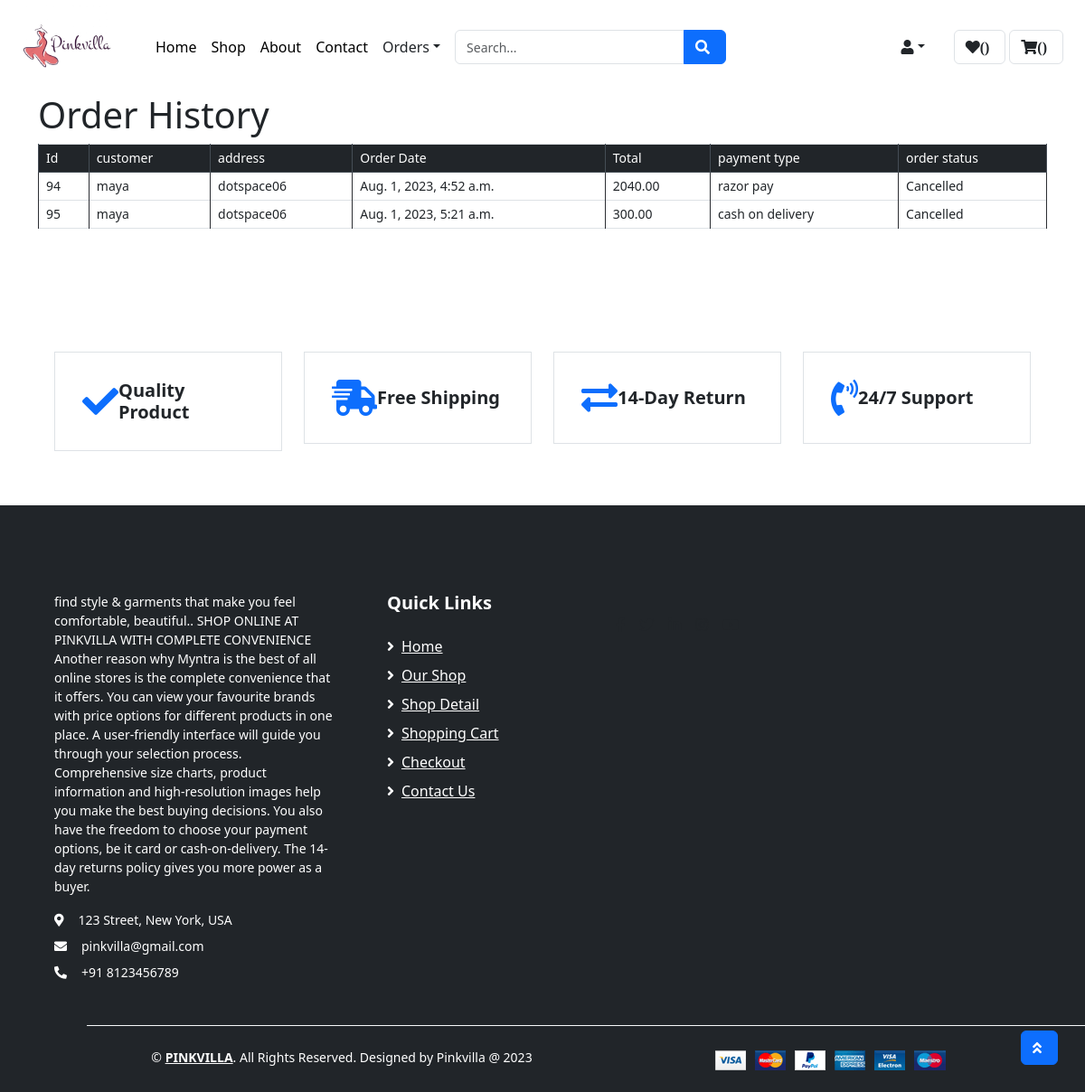
/order_history/, run on an earlier commit of the app's database.
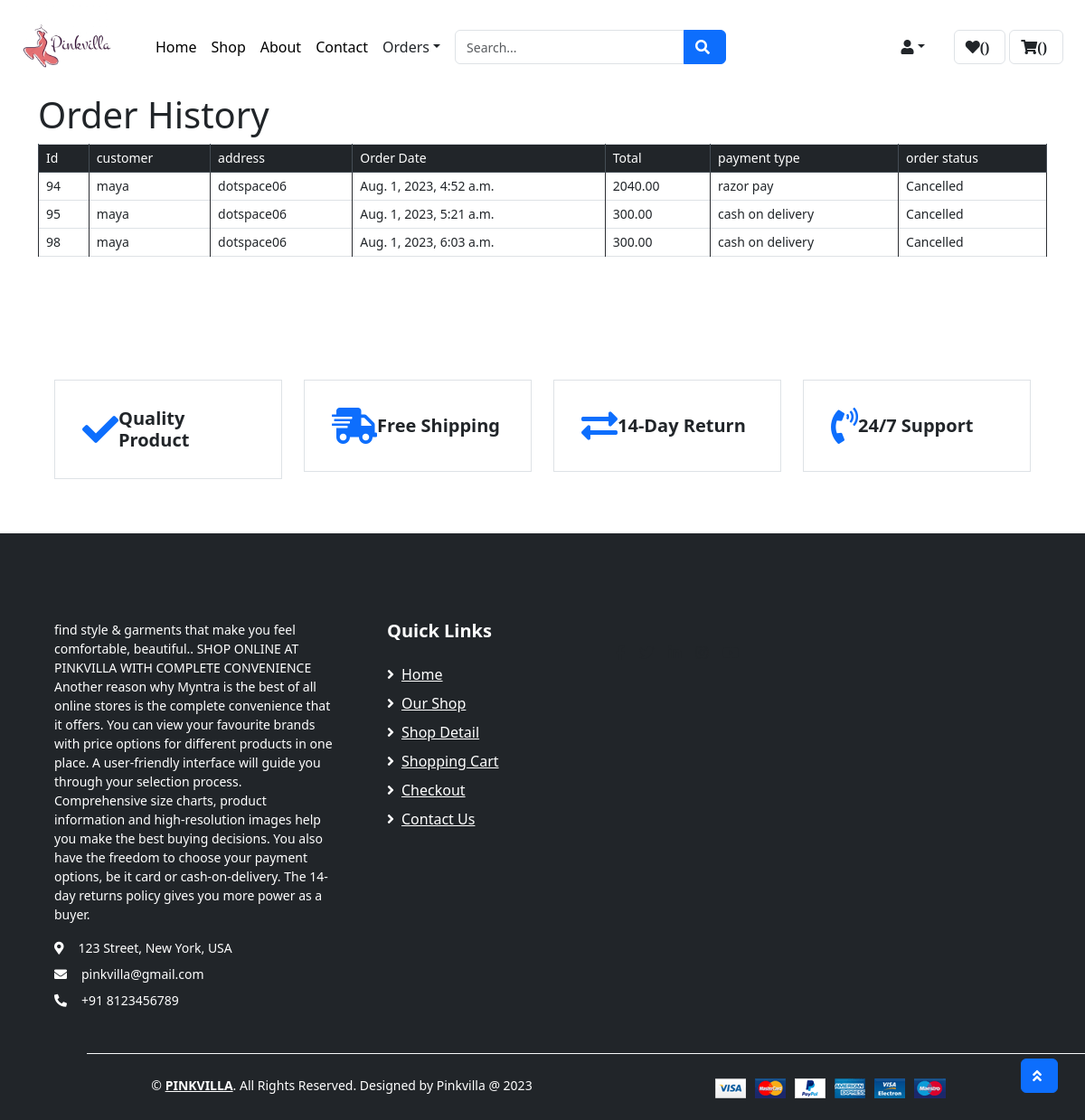
And on a later commit of the database.
### app1/models.py (models this page shows, shortened)
class Order(models.Model):
    ORDER_STATUS_CHOICES = (
        ('order pending','order pending'),
        ('order confirmed','order confirmed'),
        ('delivered','delivered'),
        ('returned','returned'),
        ('cancelled','cancelled')
    )
    PAYMENT_CHOICES = (
        ('cash on delivery','cash on delivery'),
        ('online payment','online payment')
    )
    customer = models.ForeignKey(custom_user,on_delete=models.SET_NULL,null=True,blank=True)
    address = models.ForeignKey(Address,on_delete=models.SET_NULL,null=True,blank=True)
    date_ordered = models.DateTimeField(auto_now_add=True)
    order_status = models.CharField(max_length=100,choices=ORDER_STATUS_CHOICES,default='order pending')
    payment_type = models.CharField(max_length=100,choices=PAYMENT_CHOICES,default='cash on delivery')
    total = models.DecimalField(max_digits=10,decimal_places=2,default=0)
    coupon = models.ForeignKey(Coupon, on_delete=models.SET_NULL,null=True,blank= True)

class custom_user(models.Model):
    id = models.AutoField(primary_key=True)
    first_name = models.CharField(max_length=255)
    username = models.CharField(max_length=255)
    is_superuser = models.BooleanField(default=False)
    email = models.CharField(max_length=255)
    password = models.CharField(max_length=255)
    phone_number = models.CharField(max_length=20, blank=True, null=True)
    status =  models.BooleanField(default=True)

class Address(models.Model):
    username = models.ForeignKey(custom_user, on_delete=models.CASCADE)
    flat = models.CharField(max_length=255)
    locality = models.CharField(max_length=255)
    city = models.CharField(max_length=255)
    pincode = models.CharField(max_length=20, blank=True, null=True)
    state = models.CharField(max_length=255)
    def __str__(self):
        return self.flat

### app1/views.py (the view)
# urls.py: path('order_history/',views.order_history,name = 'order_history'),
def order_history(request):
    orders = Order.objects.filter(order_status__in=['delivered', 'cancelled'])
    return render(request, 'order_history.html', {'orders': orders})

### app1/templates/order_history.html (shortened to what this page needs)
{% extends 'user_product.html' %}
{% load static %}
    {% block main-content %}
    <div class="container">
        <h1>Order History</h1>
        <table class="table table-bordered">
            <thead class="thead-dark">
                <tr>
                    <th>Id</th>
                    <th>customer</th>
                    <th>address</th>
                    <th>Order Date</th>
                    <th>Total</th>
                    <th>payment type</th>
                    <th>order status</th>
                </tr>
            </thead>
            <tbody>
                {% for order in orders %}
                <tr>
                    <td>{{ order.id }}</td>
                    <td>{{ order.customer.username }}</td>
                    <td>{{ order.address }}</td>
                    <td>{{ order.date_ordered }}</td>
                    <td>{{order.total}}</td>
                    <td>{{ order.payment_type }}</td>
                    <td>
                        {% if order.order_status == 'delivered' %}
                            Delivered
                        {% else %}
                            Cancelled
                        {% endif %}
                    </td>
                </tr>
                {% endfor %}
            </tbody>
        </table>
    </div>
    {% endblock main-content %}

What changed in the data, as far as the page shows it:
now on this page (row edited): Order: id "98", customer.username "maya", address "dotspace06", date_ordered "Aug. 1, 2023, 6:03 a.m.", total "300.00", payment_type "cash on delivery", order_status "Cancelled"
